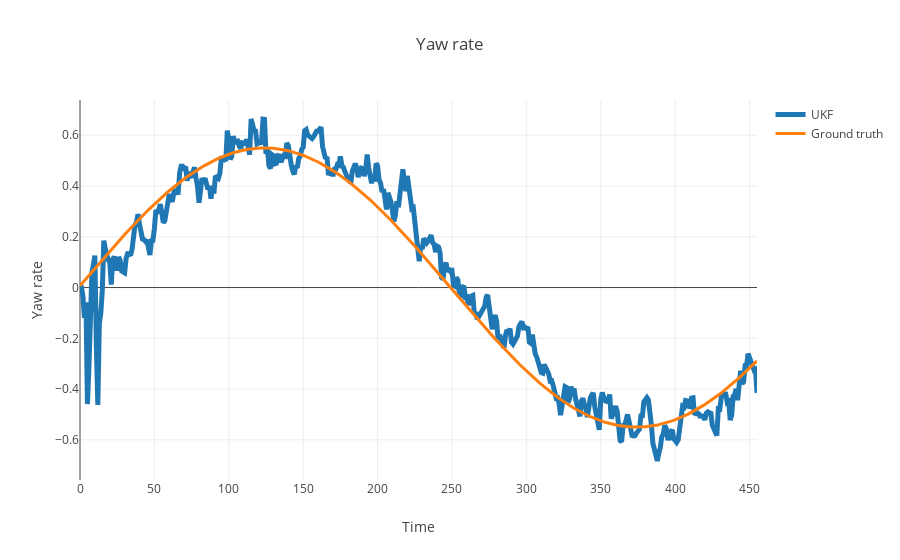

Here is the notebook cell this chart was saved with:
### Code cell
data = [
    go.Scatter(
        x=df.index,
        y=df['yaw_rate_state'],
        name='UKF',
        line = dict(
            width = 5
        )
    ),
    go.Scatter(
        x=df.index,
        y=df['yaw_rate_ground_truth'],
        name='Ground truth',
        line = dict(
            width = 3
        )
    )
]
layout = go.Layout(
    title='Yaw rate',
    yaxis=dict(title='Yaw rate'),
    xaxis=dict(title='Time')
)

fig = go.Figure(data=data, layout=layout)
iplot(fig)

### Figure 1 — Plotly figure (JSON) as saved in the notebook; plotly's stock layout.template omitted (floating-point values rounded to 4 significant figures; data arrays with more than 128 entries replaced by an {"elided": "..."} marker saying what was removed)
{"data": [{"line": {"width": 5}, "name": "UKF", "type": "scatter", "x": {"elided": "456 int values"}, "y": {"elided": "456 float values"}}, {"line": {"width": 3}, "name": "Ground truth", "type": "scatter", "x": {"elided": "456 int values"}, "y": {"elided": "456 float values"}}], "layout": {"title": "Yaw rate", "xaxis": {"title": "Time"}, "yaxis": {"title": "Yaw rate"}}}
